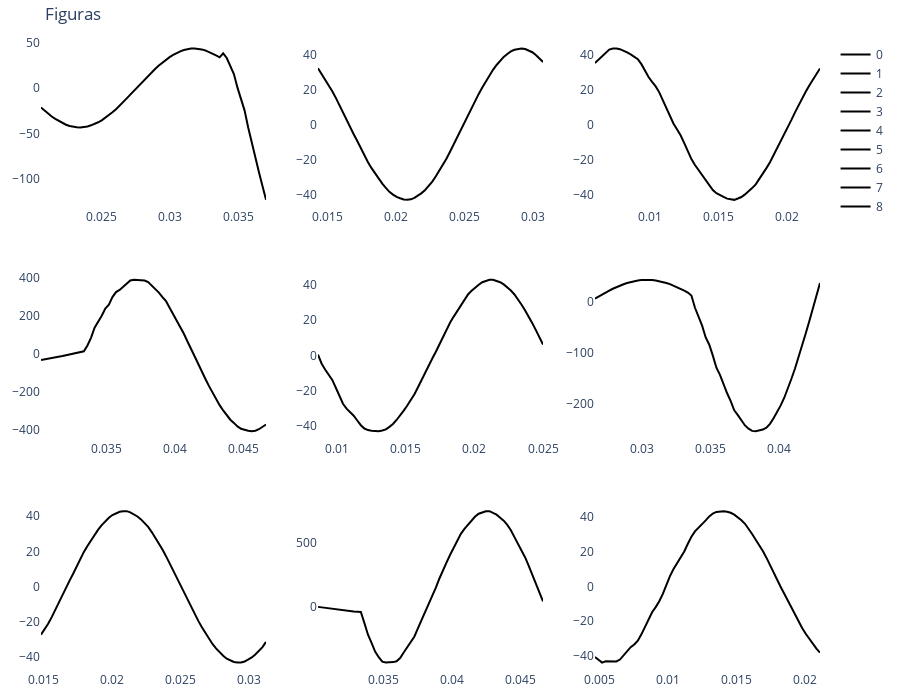

Write notebook code for a chart like this one.
### Markdown cell above
##### 6.3. Plotly Plot

### Code cell
from plotly.subplots import make_subplots
import plotly.graph_objects as go

fs = 3840
dataset_test = Form1Dataset(
    dataset_dir, max_window_idx=max_window_idx, signal_name=signal_name, test=True
)
train_dataloader = DataLoader(dataset_test, batch_size=train_batch_size, shuffle=True)

dataiter = iter(train_dataloader)
signal_windows, t_windows, labels, *_ = next(dataiter)

x = model(signal_windows[1:10].to(device))
x = x.detach()

# Crear Matriz de confusión
df = confussion_matrix(x, labels[1:10])
print(df)

# figure = plt.figure(figsize=(10, 10))
cols, rows = 3, 3
fig = make_subplots(rows=rows, cols=cols)

for i in range(0, cols * rows):

    col = i % cols
    row = i // cols
    fig.add_trace(
        go.Scatter(
            name=i, x=t_windows[i, :], y=signal_windows[i, :, 0], marker_color="black"
        ),
        row=row + 1,
        col=col + 1,
    )

fig.update_layout(
    height=700,
    width=900,
    title_text="Figuras",
    margin={"b": 20, "t": 40, "l": 20, "r": 30},
    plot_bgcolor="rgba(0,0,0,0)",
    # paper_bgcolor="whitesmoke",
)
fig.show()
